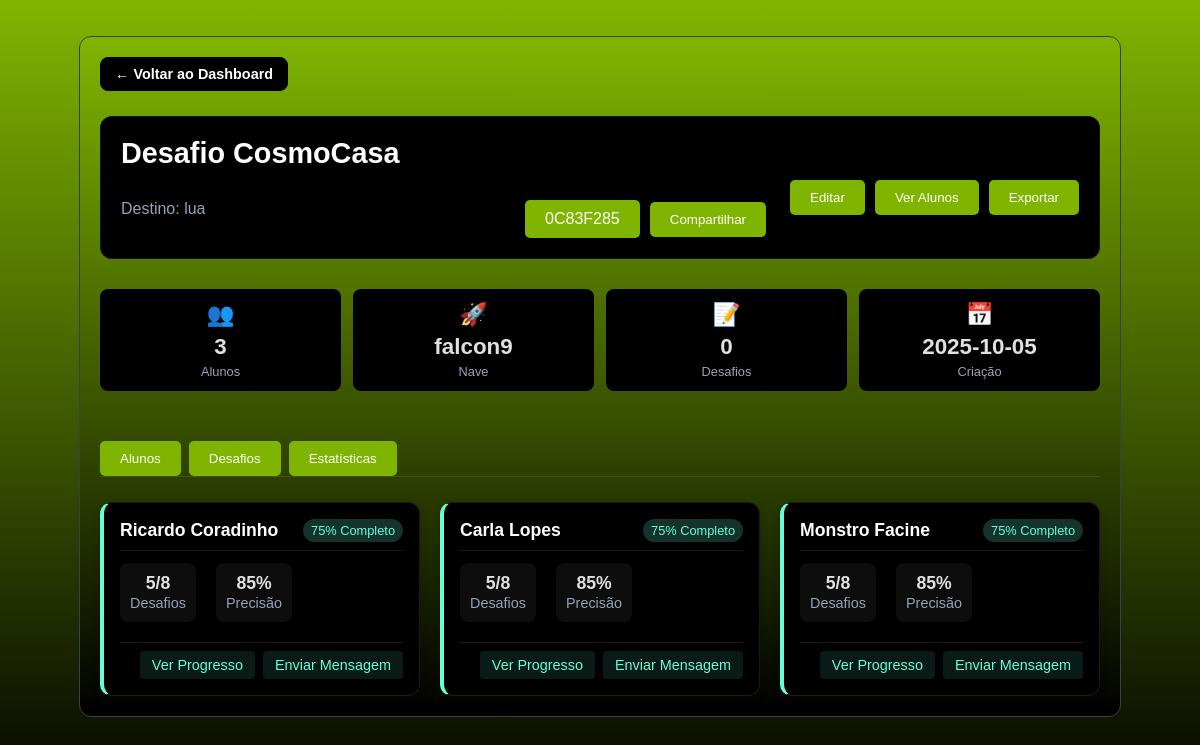
Screenshot of /professor/sala/0C83F285 with the database file from the repository.
### tables this page shows
CREATE TABLE salas_virtuais (
                    id INTEGER PRIMARY KEY AUTOINCREMENT,
                    codigo_sala TEXT UNIQUE NOT NULL,
                    professor_id INTEGER NOT NULL,
                    nome_sala TEXT NOT NULL,
                    destino TEXT NOT NULL,
                    nave_id TEXT NOT NULL,
                    desafios_json TEXT NOT NULL,
                    ativa BOOLEAN DEFAULT 1,
                    data_criacao DATETIME DEFAULT CURRENT_TIMESTAMP,
                    data_expiracao DATETIME, desafio_selecionado_index INTEGER,
                    FOREIGN KEY (professor_id) REFERENCES professores (id)
                );

CREATE TABLE alunos (
                    id INTEGER PRIMARY KEY AUTOINCREMENT,
                    sala_id INTEGER NOT NULL,
                    nome TEXT NOT NULL,
                    email TEXT,
                    progresso_json TEXT,
                    data_ingresso DATETIME DEFAULT CURRENT_TIMESTAMP, excluir_ranking INTEGER DEFAULT 0,
                    FOREIGN KEY (sala_id) REFERENCES salas_virtuais (id)
                );

### routes/professor.py (the view)
@professor_bp.route('/sala/<codigo_sala>', endpoint='professor_sala_detalhes')
def sala_detalhes(codigo_sala):
    print(f'Função sala_detalhes chamada para código: {codigo_sala}')  # Print de depuração
    sala_db = db_manager.buscar_sala_por_codigo_any(codigo_sala)
    if sala_db:
        try:
            alunos = db_manager.buscar_alunos_por_sala(sala_db['id'])
        except Exception:
            alunos = []
        for aluno in alunos:
            base = url_for('aluno.aluno_login', codigo_sala=codigo_sala, _external=True)
            try:
                from urllib.parse import urlencode
                aluno['acesso_url'] = f"{base}?" + urlencode({'nome': aluno.get('nome', '')})
            except Exception:
                aluno['acesso_url'] = base
        try:
            desafios = json.loads(sala_db.get('desafios_json') or '[]')
        except Exception:
            desafios = []
        sala_view = {
            'codigo_sala': sala_db.get('codigo_sala'),
            'nome_sala': sala_db.get('nome_sala'),
            'destino': sala_db.get('destino'),
            'nave_id': sala_db.get('nave_id'),
            'data_criacao': sala_db.get('data_criacao'),
            'ativa': sala_db.get('ativa'),
            'alunos': alunos,
            'desafios': desafios
        }
        return render_template('professor_sala_detalhes.html', sala=sala_view, alunos=alunos)
    return "Sala não encontrada", 404

### services/db.py (called while the page is built)
    def buscar_sala_por_codigo_any(self, codigo_sala):
        with sqlite3.connect(self.db_path) as conn:
            cursor = conn.cursor()
            cursor.execute('''
                SELECT s.*, p.nome as professor_nome
                FROM salas_virtuais s
                LEFT JOIN professores p ON s.professor_id = p.id
                WHERE UPPER(s.codigo_sala) = UPPER(?)
            ''', (codigo_sala,))
            sala = cursor.fetchone()
            if sala:
                columns = [description[0] for description in cursor.description]
                return dict(zip(columns, sala))
            return None

    def buscar_alunos_por_sala(self, sala_id):
        with sqlite3.connect(self.db_path) as conn:
            cursor = conn.cursor()
            cursor.execute('''
                SELECT id, nome, email, progresso_json, data_ingresso
                FROM alunos
                WHERE sala_id = ?
                ORDER BY data_ingresso DESC
            ''', (sala_id,))
            alunos = cursor.fetchall()
            columns = [description[0] for description in cursor.description]
            return [dict(zip(columns, aluno)) for aluno in alunos]

### templates/professor_sala_detalhes.html (shortened to what this page needs)
<!DOCTYPE html>
<html lang="pt-br">
<head>
    <link rel="stylesheet" href="{{ url_for('static', filename='css/style.css') }}">
    <link rel="stylesheet" href="{{ url_for('static', filename='css/detalhes.css') }}">
</head>
<body class="conteudo-centralizado">
    <div class="main-container">
        <a href="{{ url_for('professor.professor_dashboard') }}" class="back-btn">
            &larr; Voltar ao Dashboard
        </a>
        <header class="room-header">
            <div class="room-left">
                <h1 class="room-title">
                    {% if sala.desafios %}
                        {{ sala.desafios[0] }}
                    {% else %}
                        Desafio CosmoCasa
                    {% endif %}
                </h1>
                <div class="room-subtitle">
                    <span class="room-destination">Destino: {{ sala.destino }}</span>
                    <div class="room-code-section">
                        <span class="botao" id="share-code">{{ sala.codigo_sala }}</span>
                        <button class="botao" type="botao" onclick="copiarCodigo()">Compartilhar</button>
                    </div>
                </div>
            </div>
            <div class="room-right">
                <button class="botao" type="button">Editar</button>
                <button class="botao" type="button">Ver Alunos</button>
                <button class="botao" type="button">Exportar</button>
            </div>
        </header>
        <div class="room-info-grid">
                <div class="info-card">
                    <div class="info-icon">&#x1F465;</div>
                    <span class="info-number">{{ sala.alunos|length }}</span>
                    <span class="info-label">Alunos</span>
                </div>
                <div class="info-card">
                    <div class="info-icon">&#x1F680;</div>
                    <span class="info-number">{{ sala.nave_id }}</span>
                    <span class="info-label">Nave</span>
                </div>
                <div class="info-card">
                    <div class="info-icon">&#x1F4DD;</div>
                    <span class="info-number">{{ sala.desafios|length }}</span>
                    <span class="info-label">Desafios</span>
                </div>
                <div class="info-card">
                    <div class="info-icon">&#x1F4C5;</div>
                    <span class="info-number">{{ sala.data_criacao[:10] }}</span>
                    <span class="info-label">Criação</span>
                </div>
            </div>
        <div class="tabs">
            <button class="botao" onclick="showTab('alunos')">Alunos</button>
            <button class="botao" onclick="showTab('desafios')">Desafios</button>
            <button class="botao" onclick="showTab('estatisticas')">Estatísticas</button>
        </div>
        <div id="tab-alunos" class="tab-content active">
            {% if sala.alunos %}
                <div class="card-grid">
                    {% for aluno in sala.alunos %}
                        <div class="card student-card">
                            <div class="card-header">
                                <h3 class="card-title">{{ aluno.nome }}</h3>
                                <span class="card-badge">75% Completo</span>
                            </div>
                            <div class="card-content">
                                <div class="student-stats">
                                    <div class="student-stat">
                                        <span class="stat-value">5/8</span>
                                        <span class="stat-label">Desafios</span>
                                    </div>
                                    <div class="student-stat">
                                        <span class="stat-value">85%</span>
                                        <span class="stat-label">Precisão</span>
                                    </div>
                                </div>
                            </div>
                            <div class="card-footer">
                                <button class="card-btn">Ver Progresso</button>
                                <button class="card-btn">Enviar Mensagem</button>
                            </div>
                        </div>
                    {% endfor %}
                </div>
            {% else %}
                <div class="empty-state">
                    <div class="empty-icon">&#x1F465;</div>
                    <h3>Nenhum aluno matriculado</h3>
                    <p>Compartilhe o código da sala para que seus alunos possam entrar.</p>
                </div>
            {% endif %}
        </div>
    </div>
</body>
</html>

### static/css/style.css (style rules this page uses)
body { background: linear-gradient(180deg, #7FB500 0%, #000 100%); background-repeat: no-repeat; background-attachment: fixed; background-size: cover; color: white; font-family: 'Gotham Book', Arial, sans-serif; display: flex; justify-content: center; align-items: center; height: 100vh; margin: 0; }
html, body { min-height: 100%; }
body.conteudo-centralizado { display: flex; flex-direction: column; align-items: center; justify-content: flex-start; min-height: 100vh; padding-top: 16px; }
h1, h2, h3 { font-size: 2em; font-family: 'Korataki', Arial, sans-serif; color: #ffffff; }
:root { --btn-green: ##7FB500; --btn-text: #ffffff; --btn-hover-bg: #ffffff; --btn-hover-text: #000000; }
.botao, .action-btn, .share-btn { background-color: var(--btn-green); color: var(--btn-text); border: 1px solid var(--btn-green); }
.botao { display: inline-block; margin-top: 20px; padding: 10px 20px; background-color: #7FB500; color: white; text-decoration: none; border-radius: 5px; transition: background-color 0.3s ease; }
.room-header { display: flex; justify-content: space-between; align-items: center; margin-bottom: 20px; }
.room-title { color: white; font-size: 20px; margin: 0 0 10px 0; }
.stat-label { color: #ccc; font-size: 14px; }
.room-header { background: #000; color: #fff; border: 1px solid rgba(255,255,255,0.08); border-radius: 12px; padding: 20px; display: flex; align-items: center; justify-content: space-between; gap: 24px; flex-wrap: wrap; margin-bottom: 30px; }
.room-header .room-left { display: grid; gap: 10px; min-width: 260px; flex: 1 1 420px; }
.room-header .room-title { color: #64ffda; font-size: 1.8rem; font-weight: 700; margin: 0; }
.room-header .room-subtitle { display: flex; align-items: center; flex-wrap: wrap; gap: 12px; }
.room-header .room-destination { color: #94A3B8; font-size: 1rem; font-weight: 500; }
.room-header .room-code-section { display: flex; align-items: center; gap: 10px; }
.room-header .room-right { display: flex; align-items: center; gap: 10px; flex: 0 0 auto; }
.room-info-grid { display: grid; grid-template-columns: repeat(auto-fit, minmax(250px, 1fr)); gap: 20px; margin-bottom: 30px; }
.info-card { background: rgba(255, 255, 255, 0.05); padding: 20px; border-radius: 10px; text-align: center; }
.info-icon { font-size: 32px; margin-bottom: 15px; color: #64ffda; }
.info-number { color: #64ffda; font-size: 28px; font-weight: bold; display: block; margin-bottom: 5px; }
.info-label { color: #ccc; font-size: 14px; }
.tabs { display: flex; margin-bottom: 20px; border-bottom: 1px solid rgba(255, 255, 255, 0.1); }
.tab-content { display: none; }
.tab-content.active { display: block; }
.student-card { background: linear-gradient(135deg, #1a1a2e 0%, #16213e 100%); padding: 20px; border-radius: 15px; border: 1px solid rgba(255, 255, 255, 0.1); }
.student-stats { display: grid; grid-template-columns: 1fr 1fr; gap: 15px; margin-bottom: 15px; }
.student-stat { text-align: center; padding: 10px; background: rgba(255, 255, 255, 0.05); border-radius: 8px; }
.stat-value { color: #64ffda; font-weight: bold; display: block; }
.stat-label { color: #ccc; font-size: 12px; }

### templates/professor_sala_detalhes.html (style rules this page uses)
.card-grid { display: grid; grid-template-columns: repeat(auto-fill, minmax(280px, 1fr)); gap: 20px; margin-top: 20px; }
.card { background: #000; border-radius: 12px; padding: 16px; box-shadow: 0 4px 8px rgba(0, 0, 0, 0.2); transition: transform 0.2s, box-shadow 0.2s; border-left: 4px solid #64ffda; }
.card-header { display: flex; justify-content: space-between; align-items: center; margin-bottom: 12px; border-bottom: 1px solid rgba(255, 255, 255, 0.1); padding-bottom: 8px; }
.card-title { font-size: 1.1rem; font-weight: bold; color: #fff; margin: 0; }
.card-badge { background: rgba(100, 255, 218, 0.2); color: #64ffda; padding: 4px 8px; border-radius: 12px; font-size: 0.8rem; }
.card-content { color: #fff; }
.card-footer { display: flex; justify-content: flex-end; margin-top: 12px; padding-top: 8px; border-top: 1px solid rgba(255, 255, 255, 0.1); }
.card-btn { background: rgba(100, 255, 218, 0.1); color: #64ffda; border: none; padding: 6px 12px; border-radius: 4px; cursor: pointer; font-size: 0.9rem; transition: background 0.2s; margin-left: 8px; }

### rows the page displays
salas_virtuais: destino "lua", codigo_sala "0C83F285", nave_id "falcon9", data_criacao "2025-10-05"
alunos: nome "Ricardo Coradinho"
alunos: nome "Carla Lopes"
alunos: nome "Monstro Facine"

### other values shown
{{ sala.alunos|length }} "3"
{{ sala.desafios|length }} "0"
